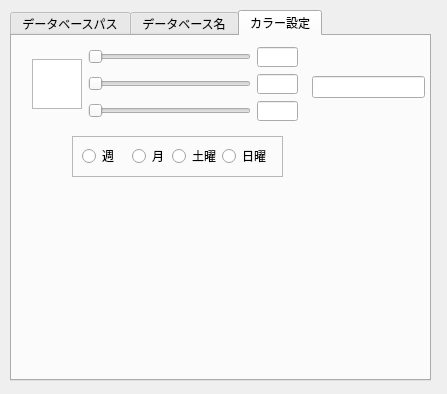
<?xml version="1.0" encoding="UTF-8"?>
<ui version="4.0">
 <class>Dialog</class>
 <widget class="QDialog" name="Dialog">
  <property name="geometry">
   <rect>
    <x>0</x>
    <y>0</y>
    <width>447</width>
    <height>394</height>
   </rect>
  </property>
  <property name="windowTitle">
   <string>Dialog</string>
  </property>
  <widget class="QTabWidget" name="tabWidget">
   <property name="geometry">
    <rect>
     <x>10</x>
     <y>10</y>
     <width>421</width>
     <height>371</height>
    </rect>
   </property>
   <property name="currentIndex">
    <number>2</number>
   </property>
   <widget class="QWidget" name="tab_1">
    <attribute name="title">
     <string>データベースパス</string>
    </attribute>
    <widget class="QWidget" name="formLayoutWidget">
     <property name="geometry">
      <rect>
       <x>10</x>
       <y>20</y>
       <width>341</width>
       <height>31</height>
      </rect>
     </property>
     <layout class="QFormLayout" name="formLayout">
      <property name="labelAlignment">
       <set>Qt::AlignRight|Qt::AlignTrailing|Qt::AlignVCenter</set>
      </property>
      <property name="formAlignment">
       <set>Qt::AlignRight|Qt::AlignTop|Qt::AlignTrailing</set>
      </property>
      <item row="0" column="0">
       <widget class="QLineEdit" name="lineEdit">
        <property name="minimumSize">
         <size>
          <width>250</width>
          <height>0</height>
         </size>
        </property>
       </widget>
      </item>
      <item row="0" column="1">
       <widget class="QPushButton" name="pushButton_write">
        <property name="sizePolicy">
         <sizepolicy hsizetype="Fixed" vsizetype="Fixed">
          <horstretch>0</horstretch>
          <verstretch>0</verstretch>
         </sizepolicy>
        </property>
        <property name="maximumSize">
         <size>
          <width>100</width>
          <height>16777215</height>
         </size>
        </property>
        <property name="text">
         <string>フォルダ選択</string>
        </property>
       </widget>
      </item>
     </layout>
    </widget>
   </widget>
   <widget class="QWidget" name="tab_2">
    <attribute name="title">
     <string>データベース名</string>
    </attribute>
   </widget>
   <widget class="QWidget" name="tab_3">
    <attribute name="title">
     <string>カラー設定</string>
    </attribute>
    <widget class="QWidget" name="gridLayoutWidget_2">
     <property name="geometry">
      <rect>
       <x>20</x>
       <y>10</y>
       <width>266</width>
       <height>76</height>
      </rect>
     </property>
     <layout class="QHBoxLayout" name="horizontalLayout">
      <item>
       <widget class="QGraphicsView" name="graphicsView_1">
        <property name="maximumSize">
         <size>
          <width>50</width>
          <height>50</height>
         </size>
        </property>
        <property name="backgroundBrush">
         <brush brushstyle="SolidPattern">
          <color alpha="255">
           <red>0</red>
           <green>0</green>
           <blue>0</blue>
          </color>
         </brush>
        </property>
        <property name="foregroundBrush">
         <brush brushstyle="NoBrush">
          <color alpha="255">
           <red>0</red>
           <green>0</green>
           <blue>0</blue>
          </color>
         </brush>
        </property>
        <property name="sceneRect">
         <rectf>
          <x>0.000000000000000</x>
          <y>0.000000000000000</y>
          <width>17.000000000000000</width>
          <height>13.000000000000000</height>
         </rectf>
        </property>
       </widget>
      </item>
      <item>
       <layout class="QGridLayout" name="gridLayout" columnstretch="8,2">
        <item row="2" column="0">
         <widget class="QSlider" name="horizontalSlider_B1">
          <property name="maximumSize">
           <size>
            <width>16777215</width>
            <height>20</height>
           </size>
          </property>
          <property name="maximum">
           <number>255</number>
          </property>
          <property name="orientation">
           <enum>Qt::Horizontal</enum>
          </property>
         </widget>
        </item>
        <item row="1" column="0">
         <widget class="QSlider" name="horizontalSlider_G1">
          <property name="maximumSize">
           <size>
            <width>16777215</width>
            <height>20</height>
           </size>
          </property>
          <property name="maximum">
           <number>255</number>
          </property>
          <property name="orientation">
           <enum>Qt::Horizontal</enum>
          </property>
         </widget>
        </item>
        <item row="0" column="0">
         <widget class="QSlider" name="horizontalSlider_R1">
          <property name="maximumSize">
           <size>
            <width>16777215</width>
            <height>20</height>
           </size>
          </property>
          <property name="font">
           <font>
            <pointsize>9</pointsize>
           </font>
          </property>
          <property name="maximum">
           <number>255</number>
          </property>
          <property name="orientation">
           <enum>Qt::Horizontal</enum>
          </property>
         </widget>
        </item>
        <item row="0" column="1">
         <widget class="QLineEdit" name="lineEdit_R1">
          <property name="maximumSize">
           <size>
            <width>16777215</width>
            <height>20</height>
           </size>
          </property>
          <property name="font">
           <font>
            <pointsize>8</pointsize>
           </font>
          </property>
         </widget>
        </item>
        <item row="1" column="1">
         <widget class="QLineEdit" name="lineEdit_G1">
          <property name="maximumSize">
           <size>
            <width>16777215</width>
            <height>20</height>
           </size>
          </property>
          <property name="font">
           <font>
            <pointsize>8</pointsize>
           </font>
          </property>
         </widget>
        </item>
        <item row="2" column="1">
         <widget class="QLineEdit" name="lineEdit_B1">
          <property name="maximumSize">
           <size>
            <width>16777215</width>
            <height>20</height>
           </size>
          </property>
          <property name="font">
           <font>
            <pointsize>8</pointsize>
           </font>
          </property>
         </widget>
        </item>
       </layout>
      </item>
     </layout>
    </widget>
    <widget class="QFrame" name="frame">
     <property name="geometry">
      <rect>
       <x>60</x>
       <y>100</y>
       <width>211</width>
       <height>41</height>
      </rect>
     </property>
     <property name="frameShape">
      <enum>QFrame::StyledPanel</enum>
     </property>
     <property name="frameShadow">
      <enum>QFrame::Raised</enum>
     </property>
     <widget class="QRadioButton" name="color_week">
      <property name="geometry">
       <rect>
        <x>10</x>
        <y>10</y>
        <width>41</width>
        <height>20</height>
       </rect>
      </property>
      <property name="text">
       <string>週</string>
      </property>
     </widget>
     <widget class="QRadioButton" name="color_month">
      <property name="geometry">
       <rect>
        <x>60</x>
        <y>10</y>
        <width>41</width>
        <height>20</height>
       </rect>
      </property>
      <property name="text">
       <string>月</string>
      </property>
     </widget>
     <widget class="QRadioButton" name="color_sat">
      <property name="geometry">
       <rect>
        <x>100</x>
        <y>10</y>
        <width>51</width>
        <height>20</height>
       </rect>
      </property>
      <property name="text">
       <string>土曜</string>
      </property>
     </widget>
     <widget class="QRadioButton" name="color_sun">
      <property name="geometry">
       <rect>
        <x>150</x>
        <y>10</y>
        <width>51</width>
        <height>20</height>
       </rect>
      </property>
      <property name="text">
       <string>日曜</string>
      </property>
     </widget>
    </widget>
    <widget class="QLineEdit" name="html_color">
     <property name="geometry">
      <rect>
       <x>300</x>
       <y>40</y>
       <width>113</width>
       <height>22</height>
      </rect>
     </property>
    </widget>
    <zorder>frame</zorder>
    <zorder>gridLayoutWidget_2</zorder>
    <zorder>html_color</zorder>
   </widget>
  </widget>
 </widget>
 <resources/>
 <connections/>
</ui>
